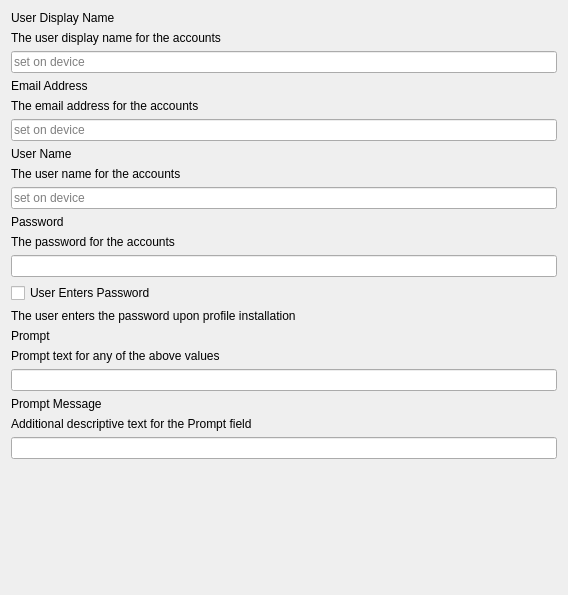
<?xml version="1.0" encoding="UTF-8"?>
<ui version="4.0">
 <class>IdentificationOSXForm</class>
 <widget class="QWidget" name="IdentificationOSXForm">
  <property name="geometry">
   <rect>
    <x>0</x>
    <y>0</y>
    <width>568</width>
    <height>595</height>
   </rect>
  </property>
  <property name="windowTitle">
   <string>Form</string>
  </property>
  <layout class="QVBoxLayout" name="verticalLayout">
   <item>
    <widget class="QLabel" name="label_2">
     <property name="text">
      <string>User Display Name</string>
     </property>
    </widget>
   </item>
   <item>
    <widget class="QLabel" name="lTipDisplay">
     <property name="text">
      <string>The user display name for the accounts</string>
     </property>
    </widget>
   </item>
   <item>
    <widget class="QLineEdit" name="displayName">
     <property name="placeholderText">
      <string>set on device</string>
     </property>
    </widget>
   </item>
   <item>
    <widget class="QLabel" name="label_3">
     <property name="text">
      <string>Email Address</string>
     </property>
    </widget>
   </item>
   <item>
    <widget class="QLabel" name="lTipDisplay_2">
     <property name="text">
      <string>The email address for the accounts</string>
     </property>
    </widget>
   </item>
   <item>
    <widget class="QLineEdit" name="email">
     <property name="placeholderText">
      <string>set on device</string>
     </property>
    </widget>
   </item>
   <item>
    <widget class="QLabel" name="label_4">
     <property name="text">
      <string>User Name</string>
     </property>
    </widget>
   </item>
   <item>
    <widget class="QLabel" name="lTipDisplay_3">
     <property name="text">
      <string>The user name for the accounts</string>
     </property>
    </widget>
   </item>
   <item>
    <widget class="QLineEdit" name="userName">
     <property name="placeholderText">
      <string>set on device</string>
     </property>
    </widget>
   </item>
   <item>
    <widget class="QLabel" name="passwordLabel">
     <property name="text">
      <string>Password</string>
     </property>
    </widget>
   </item>
   <item>
    <widget class="QLabel" name="lTipPassword">
     <property name="text">
      <string>The password for the accounts</string>
     </property>
    </widget>
   </item>
   <item>
    <widget class="QLineEdit" name="password">
     <property name="echoMode">
      <enum>QLineEdit::Password</enum>
     </property>
     <property name="placeholderText">
      <string> </string>
     </property>
    </widget>
   </item>
   <item>
    <widget class="QCheckBox" name="userEntersPassword">
     <property name="text">
      <string>User Enters Password</string>
     </property>
    </widget>
   </item>
   <item>
    <widget class="QLabel" name="lTipDisplay_7">
     <property name="text">
      <string>The user enters the password upon profile installation</string>
     </property>
    </widget>
   </item>
   <item>
    <widget class="QLabel" name="label_5">
     <property name="text">
      <string>Prompt</string>
     </property>
    </widget>
   </item>
   <item>
    <widget class="QLabel" name="lTipDisplay_4">
     <property name="text">
      <string>Prompt text for any of the above values</string>
     </property>
    </widget>
   </item>
   <item>
    <widget class="QLineEdit" name="promptText"/>
   </item>
   <item>
    <widget class="QLabel" name="label_6">
     <property name="text">
      <string>Prompt Message</string>
     </property>
    </widget>
   </item>
   <item>
    <widget class="QLabel" name="lTipDisplay_5">
     <property name="text">
      <string>Additional descriptive text for the Prompt field</string>
     </property>
    </widget>
   </item>
   <item>
    <widget class="QLineEdit" name="promptMessage"/>
   </item>
   <item>
    <spacer name="verticalSpacer">
     <property name="orientation">
      <enum>Qt::Vertical</enum>
     </property>
     <property name="sizeHint" stdset="0">
      <size>
       <width>20</width>
       <height>41</height>
      </size>
     </property>
    </spacer>
   </item>
  </layout>
 </widget>
 <tabstops>
  <tabstop>displayName</tabstop>
  <tabstop>email</tabstop>
  <tabstop>userName</tabstop>
  <tabstop>password</tabstop>
  <tabstop>userEntersPassword</tabstop>
  <tabstop>promptText</tabstop>
  <tabstop>promptMessage</tabstop>
 </tabstops>
 <resources/>
 <connections/>
</ui>
